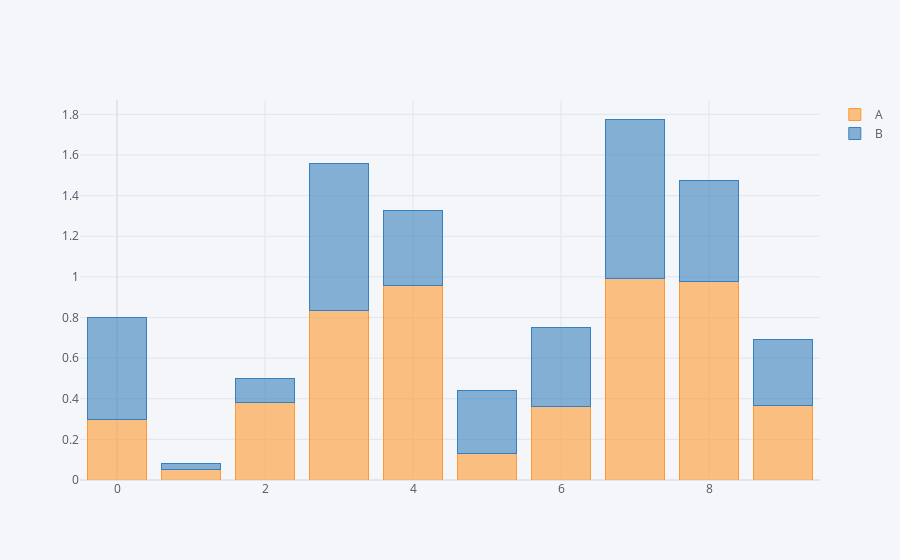

The code cell stored with this chart in its notebook:
### Code cell
df.iplot(kind='bar', barmode='stack') # barmode='stack' 은 누적 그래프

### Figure 1 — Plotly figure (JSON) as saved in the notebook; plotly's stock layout.template omitted (floating-point values rounded to 4 significant figures)
{"data": [{"marker": {"color": "rgba(255, 153, 51, 0.6)", "line": {"color": "rgba(255, 153, 51, 1.0)", "width": 1}}, "name": "A", "orientation": "v", "text": "", "type": "bar", "x": [0, 1, 2, 3, 4, 5, 6, 7, 8, 9], "y": [0.2962, 0.04963, 0.3825, 0.8325, 0.959, 0.1291, 0.3634, 0.9917, 0.9768, 0.3654]}, {"marker": {"color": "rgba(55, 128, 191, 0.6)", "line": {"color": "rgba(55, 128, 191, 1.0)", "width": 1}}, "name": "B", "orientation": "v", "text": "", "type": "bar", "x": [0, 1, 2, 3, 4, 5, 6, 7, 8, 9], "y": [0.5036, 0.03006, 0.1169, 0.7257, 0.3658, 0.312, 0.3889, 0.7853, 0.4969, 0.3275]}], "layout": {"barmode": "stack", "legend": {"bgcolor": "#F5F6F9", "font": {"color": "#4D5663"}, "traceorder": "normal"}, "paper_bgcolor": "#F5F6F9", "plot_bgcolor": "#F5F6F9", "title": {"font": {"color": "#4D5663"}}, "xaxis": {"gridcolor": "#E1E5ED", "showgrid": true, "tickfont": {"color": "#4D5663"}, "title": {"font": {"color": "#4D5663"}, "text": ""}, "zerolinecolor": "#E1E5ED"}, "yaxis": {"gridcolor": "#E1E5ED", "showgrid": true, "tickfont": {"color": "#4D5663"}, "title": {"font": {"color": "#4D5663"}, "text": ""}, "zerolinecolor": "#E1E5ED"}}}
